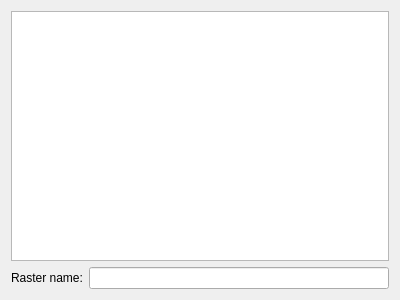
<?xml version="1.0" encoding="UTF-8"?>
<ui version="4.0">
 <class>CreateTMSFinishWizardPage</class>
 <widget class="QWizardPage" name="CreateTMSFinishWizardPage">
  <property name="geometry">
   <rect>
    <x>0</x>
    <y>0</y>
    <width>400</width>
    <height>300</height>
   </rect>
  </property>
  <property name="windowTitle">
   <string>WizardPage</string>
  </property>
  <layout class="QVBoxLayout" name="verticalLayout">
   <item>
    <widget class="QTreeView" name="catalogTreeView"/>
   </item>
   <item>
    <layout class="QHBoxLayout" name="horizontalLayout">
     <item>
      <widget class="QLabel" name="label_2">
       <property name="text">
        <string>Raster name:</string>
       </property>
      </widget>
     </item>
     <item>
      <widget class="QLineEdit" name="rasterNameEdit"/>
     </item>
    </layout>
   </item>
  </layout>
 </widget>
 <resources/>
 <connections/>
</ui>
